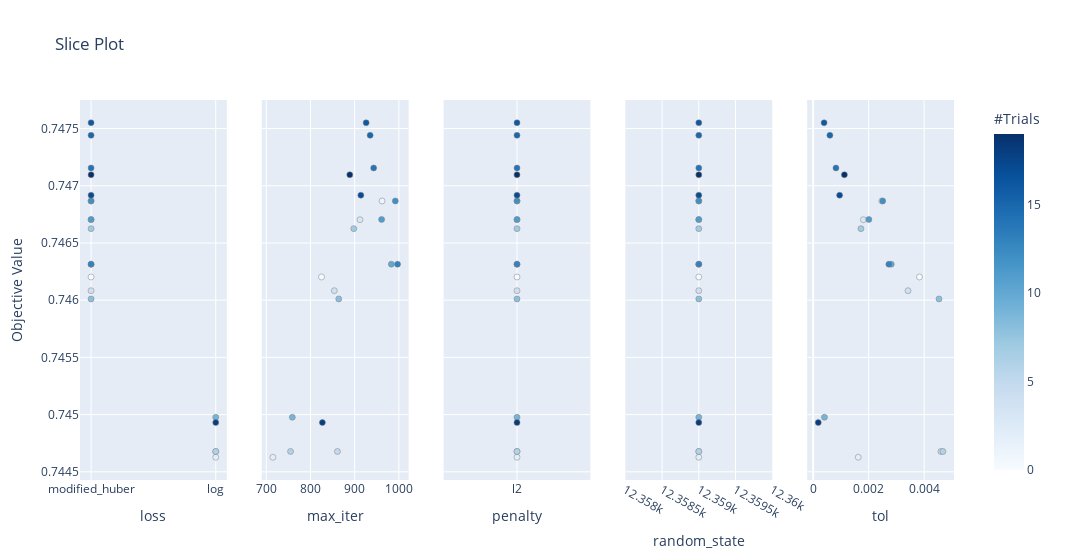

The code cell stored with this chart in its notebook:
### Code cell
###################################################################################################
# Visualize individual hyperparameters as slice plot. See :func:`~optuna.visualization.plot_slice` for the details.
plot_slice(study)

### Figure 1 — Plotly figure (JSON) as saved in the notebook; plotly's stock layout.template omitted (floating-point values rounded to 4 significant figures)
{"data": [{"marker": {"color": [0, 1, 2, 3, 4, 5, 6, 7, 8, 9, 10, 11, 12, 13, 14, 15, 16, 17, 18, 19], "colorbar": {"title": {"text": "#Trials"}, "x": 1, "xpad": 40}, "colorscale": [[0, "rgb(247,251,255)"], [0.125, "rgb(222,235,247)"], [0.25, "rgb(198,219,239)"], [0.375, "rgb(158,202,225)"], [0.5, "rgb(107,174,214)"], [0.625, "rgb(66,146,198)"], [0.75, "rgb(33,113,181)"], [0.875, "rgb(8,81,156)"], [1, "rgb(8,48,107)"]], "line": {"color": "Grey", "width": 0.5}, "showscale": true}, "mode": "markers", "showlegend": false, "type": "scatter", "x": ["modified_huber", "modified_huber", "log", "modified_huber", "modified_huber", "log", "log", "modified_huber", "modified_huber", "log", "modified_huber", "modified_huber", "modified_huber", "modified_huber", "modified_huber", "modified_huber", "modified_huber", "modified_huber", "log", "modified_huber"], "xaxis": "x", "y": [0.7462, 0.7469, 0.7446, 0.7467, 0.7461, 0.7447, 0.7447, 0.7466, 0.746, 0.745, 0.7463, 0.7467, 0.7469, 0.7463, 0.7472, 0.7474, 0.7476, 0.7469, 0.7449, 0.7471], "yaxis": "y"}, {"marker": {"color": [0, 1, 2, 3, 4, 5, 6, 7, 8, 9, 10, 11, 12, 13, 14, 15, 16, 17, 18, 19], "colorbar": {"title": {"text": "#Trials"}, "x": 1, "xpad": 40}, "colorscale": [[0, "rgb(247,251,255)"], [0.125, "rgb(222,235,247)"], [0.25, "rgb(198,219,239)"], [0.375, "rgb(158,202,225)"], [0.5, "rgb(107,174,214)"], [0.625, "rgb(66,146,198)"], [0.75, "rgb(33,113,181)"], [0.875, "rgb(8,81,156)"], [1, "rgb(8,48,107)"]], "line": {"color": "Grey", "width": 0.5}, "showscale": false}, "mode": "markers", "showlegend": false, "type": "scatter", "x": [825, 962, 715, 912, 854, 861, 755, 898, 864, 759, 983, 961, 992, 997, 943, 935, 926, 914, 827, 889], "xaxis": "x2", "y": [0.7462, 0.7469, 0.7446, 0.7467, 0.7461, 0.7447, 0.7447, 0.7466, 0.746, 0.745, 0.7463, 0.7467, 0.7469, 0.7463, 0.7472, 0.7474, 0.7476, 0.7469, 0.7449, 0.7471], "yaxis": "y2"}, {"marker": {"color": [0, 1, 2, 3, 4, 5, 6, 7, 8, 9, 10, 11, 12, 13, 14, 15, 16, 17, 18, 19], "colorbar": {"title": {"text": "#Trials"}, "x": 1, "xpad": 40}, "colorscale": [[0, "rgb(247,251,255)"], [0.125, "rgb(222,235,247)"], [0.25, "rgb(198,219,239)"], [0.375, "rgb(158,202,225)"], [0.5, "rgb(107,174,214)"], [0.625, "rgb(66,146,198)"], [0.75, "rgb(33,113,181)"], [0.875, "rgb(8,81,156)"], [1, "rgb(8,48,107)"]], "line": {"color": "Grey", "width": 0.5}, "showscale": false}, "mode": "markers", "showlegend": false, "type": "scatter", "x": ["l2", "l2", "l2", "l2", "l2", "l2", "l2", "l2", "l2", "l2", "l2", "l2", "l2", "l2", "l2", "l2", "l2", "l2", "l2", "l2"], "xaxis": "x3", "y": [0.7462, 0.7469, 0.7446, 0.7467, 0.7461, 0.7447, 0.7447, 0.7466, 0.746, 0.745, 0.7463, 0.7467, 0.7469, 0.7463, 0.7472, 0.7474, 0.7476, 0.7469, 0.7449, 0.7471], "yaxis": "y3"}, {"marker": {"color": [0, 1, 2, 3, 4, 5, 6, 7, 8, 9, 10, 11, 12, 13, 14, 15, 16, 17, 18, 19], "colorbar": {"title": {"text": "#Trials"}, "x": 1, "xpad": 40}, "colorscale": [[0, "rgb(247,251,255)"], [0.125, "rgb(222,235,247)"], [0.25, "rgb(198,219,239)"], [0.375, "rgb(158,202,225)"], [0.5, "rgb(107,174,214)"], [0.625, "rgb(66,146,198)"], [0.75, "rgb(33,113,181)"], [0.875, "rgb(8,81,156)"], [1, "rgb(8,48,107)"]], "line": {"color": "Grey", "width": 0.5}, "showscale": false}, "mode": "markers", "showlegend": false, "type": "scatter", "x": [12359, 12359, 12359, 12359, 12359, 12359, 12359, 12359, 12359, 12359, 12359, 12359, 12359, 12359, 12359, 12359, 12359, 12359, 12359, 12359], "xaxis": "x4", "y": [0.7462, 0.7469, 0.7446, 0.7467, 0.7461, 0.7447, 0.7447, 0.7466, 0.746, 0.745, 0.7463, 0.7467, 0.7469, 0.7463, 0.7472, 0.7474, 0.7476, 0.7469, 0.7449, 0.7471], "yaxis": "y4"}, {"marker": {"color": [0, 1, 2, 3, 4, 5, 6, 7, 8, 9, 10, 11, 12, 13, 14, 15, 16, 17, 18, 19], "colorbar": {"title": {"text": "#Trials"}, "x": 1, "xpad": 40}, "colorscale": [[0, "rgb(247,251,255)"], [0.125, "rgb(222,235,247)"], [0.25, "rgb(198,219,239)"], [0.375, "rgb(158,202,225)"], [0.5, "rgb(107,174,214)"], [0.625, "rgb(66,146,198)"], [0.75, "rgb(33,113,181)"], [0.875, "rgb(8,81,156)"], [1, "rgb(8,48,107)"]], "line": {"color": "Grey", "width": 0.5}, "showscale": false}, "mode": "markers", "showlegend": false, "type": "scatter", "x": [0.003831, 0.002473, 0.001624, 0.001809, 0.003419, 0.004605, 0.004676, 0.001722, 0.004535, 0.0004066, 0.002814, 0.002007, 0.002506, 0.002728, 0.0008203, 0.0006022, 0.0003924, 0.0009532, 0.0001832, 0.001125], "xaxis": "x5", "y": [0.7462, 0.7469, 0.7446, 0.7467, 0.7461, 0.7447, 0.7447, 0.7466, 0.746, 0.745, 0.7463, 0.7467, 0.7469, 0.7463, 0.7472, 0.7474, 0.7476, 0.7469, 0.7449, 0.7471], "yaxis": "y5"}], "layout": {"title": {"text": "Slice Plot"}, "width": 1500, "xaxis": {"anchor": "y", "domain": [0, 0.168], "title": {"text": "loss"}}, "xaxis2": {"anchor": "y2", "domain": [0.208, 0.376], "title": {"text": "max_iter"}}, "xaxis3": {"anchor": "y3", "domain": [0.416, 0.584], "title": {"text": "penalty"}}, "xaxis4": {"anchor": "y4", "domain": [0.624, 0.792], "title": {"text": "random_state"}}, "xaxis5": {"anchor": "y5", "domain": [0.832, 1], "title": {"text": "tol"}}, "yaxis": {"anchor": "x", "domain": [0, 1], "title": {"text": "Objective Value"}}, "yaxis2": {"anchor": "x2", "domain": [0, 1], "matches": "y", "showticklabels": false}, "yaxis3": {"anchor": "x3", "domain": [0, 1], "matches": "y", "showticklabels": false}, "yaxis4": {"anchor": "x4", "domain": [0, 1], "matches": "y", "showticklabels": false}, "yaxis5": {"anchor": "x5", "domain": [0, 1], "matches": "y", "showticklabels": false}}}
